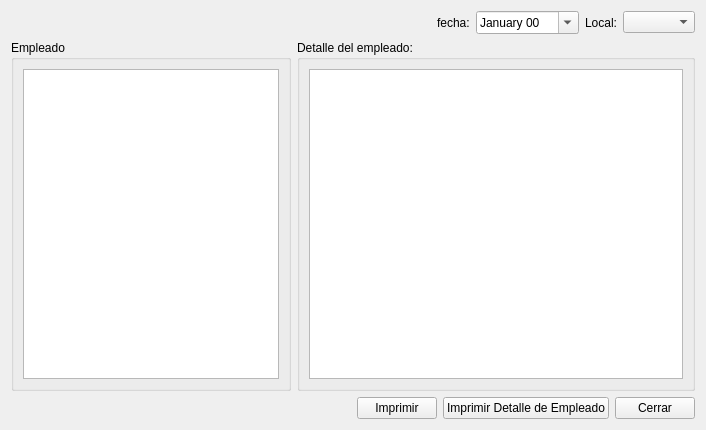
<?xml version="1.0" encoding="UTF-8"?>
<ui version="4.0">
 <class>wUserLogBrowser</class>
 <widget class="QWidget" name="wUserLogBrowser">
  <property name="geometry">
   <rect>
    <x>0</x>
    <y>0</y>
    <width>706</width>
    <height>430</height>
   </rect>
  </property>
  <property name="windowTitle">
   <string>Registro de Entrada/Salida de Empleados</string>
  </property>
  <layout class="QVBoxLayout" name="verticalLayout_3">
   <item>
    <layout class="QHBoxLayout" name="horizontalLayout_2">
     <item>
      <spacer name="horizontalSpacer_2">
       <property name="orientation">
        <enum>Qt::Horizontal</enum>
       </property>
       <property name="sizeHint" stdset="0">
        <size>
         <width>40</width>
         <height>20</height>
        </size>
       </property>
      </spacer>
     </item>
     <item>
      <widget class="QLabel" name="label_2">
       <property name="text">
        <string>fecha:</string>
       </property>
      </widget>
     </item>
     <item>
      <widget class="QDateEdit" name="dateEdit">
       <property name="displayFormat">
        <string>MMMM yy</string>
       </property>
       <property name="calendarPopup">
        <bool>true</bool>
       </property>
      </widget>
     </item>
     <item>
      <widget class="QLabel" name="label">
       <property name="text">
        <string>Local:</string>
       </property>
      </widget>
     </item>
     <item>
      <widget class="QComboBox" name="businessComboBox"/>
     </item>
    </layout>
   </item>
   <item>
    <layout class="QHBoxLayout" name="horizontalLayout_3">
     <item>
      <widget class="QGroupBox" name="groupBox">
       <property name="title">
        <string>Empleado</string>
       </property>
       <layout class="QVBoxLayout" name="verticalLayout">
        <item>
         <widget class="QTableWidget" name="employeeTableWidget">
          <property name="sizePolicy">
           <sizepolicy hsizetype="Maximum" vsizetype="Expanding">
            <horstretch>0</horstretch>
            <verstretch>0</verstretch>
           </sizepolicy>
          </property>
          <property name="editTriggers">
           <set>QAbstractItemView::NoEditTriggers</set>
          </property>
          <property name="selectionMode">
           <enum>QAbstractItemView::SingleSelection</enum>
          </property>
          <property name="selectionBehavior">
           <enum>QAbstractItemView::SelectRows</enum>
          </property>
          <attribute name="horizontalHeaderStretchLastSection">
           <bool>true</bool>
          </attribute>
          <attribute name="verticalHeaderStretchLastSection">
           <bool>false</bool>
          </attribute>
         </widget>
        </item>
       </layout>
      </widget>
     </item>
     <item>
      <widget class="QGroupBox" name="groupBox_2">
       <property name="title">
        <string>Detalle del empleado:</string>
       </property>
       <layout class="QVBoxLayout" name="verticalLayout_2">
        <item>
         <widget class="QTableWidget" name="detailTableWidget">
          <property name="editTriggers">
           <set>QAbstractItemView::NoEditTriggers</set>
          </property>
          <property name="alternatingRowColors">
           <bool>true</bool>
          </property>
          <property name="selectionBehavior">
           <enum>QAbstractItemView::SelectRows</enum>
          </property>
          <attribute name="horizontalHeaderStretchLastSection">
           <bool>false</bool>
          </attribute>
         </widget>
        </item>
       </layout>
      </widget>
     </item>
    </layout>
   </item>
   <item>
    <layout class="QHBoxLayout" name="horizontalLayout">
     <item>
      <spacer name="horizontalSpacer">
       <property name="orientation">
        <enum>Qt::Horizontal</enum>
       </property>
       <property name="sizeHint" stdset="0">
        <size>
         <width>40</width>
         <height>20</height>
        </size>
       </property>
      </spacer>
     </item>
     <item>
      <widget class="QPushButton" name="printButton">
       <property name="text">
        <string>Imprimir</string>
       </property>
      </widget>
     </item>
     <item>
      <widget class="QPushButton" name="printDetailButton">
       <property name="text">
        <string>Imprimir Detalle de Empleado</string>
       </property>
      </widget>
     </item>
     <item>
      <widget class="QPushButton" name="closeButton">
       <property name="text">
        <string>Cerrar</string>
       </property>
      </widget>
     </item>
    </layout>
   </item>
  </layout>
 </widget>
 <resources/>
 <connections/>
</ui>
